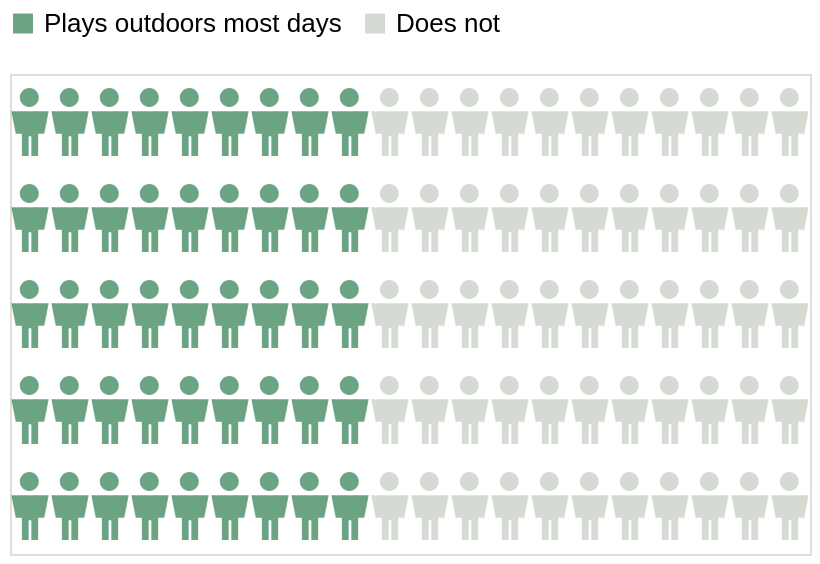

The specification (Vega-Lite) saved for this image:
### Vega-Lite specification from a JSON file in a GitHub repository (floating-point values rounded to 4 significant figures)
{"$schema": "https://vega.github.io/schema/vega-lite/v5.json", "description": "Isotype waffle: 100 children, 45 of whom play outdoors most days (RCH National Child Health Poll, 2022).", "width": "container", "height": 240, "data": {"sequence": {"start": 0, "stop": 100, "as": "i"}}, "params": [{"name": "share", "value": 45}], "transform": [{"calculate": "floor(datum.i / 5)", "as": "col"}, {"calculate": "datum.i % 5", "as": "row"}, {"calculate": "datum.i < share ? 'Plays outdoors most days' : 'Does not'", "as": "group"}], "mark": {"type": "point", "shape": "M-0.3,-0.72 a0.28,0.28 0 1,1 0.56,0 a0.28,0.28 0 1,1 -0.56,0 Z M-0.55,-0.32 L0.55,-0.32 L0.42,0.35 L0.24,0.35 L0.24,1 L0.04,1 L0.04,0.42 L-0.04,0.42 L-0.04,1 L-0.24,1 L-0.24,0.35 L-0.42,0.35 Z", "filled": true, "size": 1150, "strokeWidth": 0}, "encoding": {"x": {"field": "col", "type": "ordinal", "axis": null}, "y": {"field": "row", "type": "ordinal", "axis": null}, "color": {"field": "group", "type": "nominal", "title": null, "scale": {"domain": ["Plays outdoors most days", "Does not"], "range": ["#2e7d4f", "#c3ccbf"]}, "legend": {"orient": "top", "direction": "horizontal", "symbolType": "square", "labelFontSize": 13}}, "tooltip": [{"field": "group", "title": "This child"}]}}
